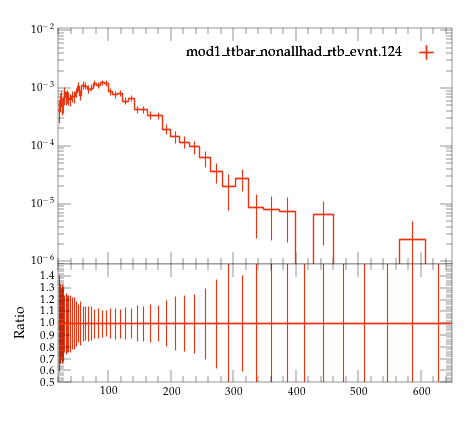

The Python source for this figure:
#! /usr/bin/env python

# This Python script was auto-generated using YODA v2.0.2.
# Analysis object: /MC_TTBAR/onelep_W_pT
# Timestamp: 07-08-2026 (10:19:45)

import matplotlib as mpl
import matplotlib.pyplot as plt
mpl.use('Agg') # comment out for interactive use
import os
import numpy as np

plotDir = os.path.split(os.path.realpath(__file__))[0]
if 'YODA_USER_PLOT_PATH' in globals():
    plot_outdir = globals()['YODA_USER_PLOT_PATH']
else:
    plot_outdir = plotDir

#plot style
plt.style.use(os.path.join(plotDir, '../default.mplstyle'))
# plot metadata
figW, figH = plt.rcParams['figure.figsize']
ax_xLabel = r''
ax_yLabel = r''
ax_title  = r''
ax_xScale = 'linear'
ax_yScale = 'log'
xLims = (20.0, 650.0)
yLims = (9e-07, 0.011000000000000001)

# TeX-friendly labels for the legend
labels = {
    'legend' : ([ r"mod1\_ttbar\_nonallhad\_rtb\_evnt.124" ], r""),
}

# Adjust canvas width and height
canvasW = 10.0
canvasH = 9.0
figW *= canvasW/10.
figH *= canvasH/9.

# Create figure and axis objects
fig, (ax, ratio0_ax) = plt.subplots(2, 1, sharex=True,
                  figsize=(figW,figH), gridspec_kw={'height_ratios': (6.0, 3.0)})

# Set figure margins
plt.subplots_adjust(
    left   = 1.0 * plt.rcParams['figure.subplot.left'],
    right  = 1.0 * plt.rcParams['figure.subplot.right'],
    top    = 1.0 * plt.rcParams['figure.subplot.top'],
    bottom = 1.0 * plt.rcParams['figure.subplot.bottom'])

ratio0_ax.yaxis.set_major_locator(mpl.ticker.MultipleLocator(0.1))
ratio0_ax.set_ylim(0.5, 1.4999)
ratio0_ax.set_ylabel('Ratio')

# the numerical data is stored in a separate file
dataf = dict()
prefix = os.path.split(__file__)[0]
if prefix:    prefix = prefix + '/'
exec(open(prefix+'onelep_W_pT__data.py').read(), dataf)


legend_handles = dict() # keep track of handles for the legend

# style options for curves
# starts at zorder>=5 to draw curve on top of legend
styles = {
  'mod1_ttbar_nonallhad_rtb_evnt.124.yoda.gz': {
    'color' : '#EE3311',
    'linestyle' : '-',
    'linewidth' : 1,
    'marker' : 'none',
    'markersize' : 2,
    'capsize' : 0.0,
    'zorder' : 5,
    'histstyle' : 1,
    'drawstyle' : 'steps-pre',
    'xerrorbars' : 1,
    'yerrorbars' : 1,
    'fillcolor' : None,
    'fillopacity' : 1.0,
    'ratio0_linestyle' : '-',
    'ratio0_linewidth' : 1,
    'ratio0_marker' : 'none',
    'ratio0_markersize' : 2,
    'ratio0_capsize' : 0.0,
    'ratio0_zorder' : 5,
    'ratio0_histstyle' : 1,
    'ratio0_drawstyle' : 'steps-pre',
    'ratio0_xerrorbars' : 1,
    'ratio0_yerrorbars' : 1,
  },
}

# curve from input yoda files in main panel
for label, yvals in dataf['yvals'].items():
    if all(np.isnan(v) for v in dataf['yvals'][label]):
        continue
    tmp = None
    if styles[label]['histstyle']: # draw as histogram
        xpos = dataf['xedges'][label] if styles[label]['drawstyle'] else dataf['xpoints'][label]
        ypos = np.insert(yvals, 0, yvals[0]) if styles[label]['drawstyle'] else yvals
        if styles[label]['fillcolor']: # fill area below curve
            ax.fill_between(xpos, ypos, step='pre',
                            color=styles[label]['fillcolor'],
                            alpha=styles[label]['fillopacity'])
        tmp, = ax.plot(xpos, ypos,
                       color=styles[label]['color'],
                       linestyle=styles[label]['linestyle'],
                       linewidth=styles[label]['linewidth'],
                       drawstyle=styles[label]['drawstyle'], solid_joinstyle='miter',
                       zorder=styles[label]['zorder'], label=label)
    tmp = ax.errorbar(dataf['xpoints'][label], yvals,
                      xerr=np.array(dataf['xerrs'][label])*styles[label]['xerrorbars'],
                      yerr=np.array(dataf['yerrs'][label])*styles[label]['yerrorbars'],
                      fmt=styles[label]['marker'], capsize=styles[label]['capsize'],
                      markersize=styles[label]['markersize'],
                      ecolor=styles[label]['color'],
                      color=styles[label]['color'], zorder=styles[label]['zorder'])
    tmp[-1][0].set_linestyle(styles[label]['linestyle'])
    tmp[-1][0].set_linewidth(styles[label]['linewidth'])
    if label in dataf['add_legend_handle']:  legend_handles[label] = tmp
    for varLabel in dataf['variation_yvals'].keys():
        if varLabel.startswith(label):
            tmp, = ax.plot(dataf['xedges'][label], dataf['variation_yvals'][varLabel],
                           color=styles[label]['color'],
                           linestyle=styles[label]['linestyle'],
                           linewidth=styles[label]['linewidth'],
                           drawstyle='steps-pre', solid_joinstyle='miter',
                           zorder=styles[label]['zorder'], alpha=0.5)


# plots on ratio panel
# curve from input yoda files in ratio panel
for label, yvals in dataf['ratio0_yvals'].items():
    if all(np.isnan(v) for v in yvals):
        continue
    if styles[label]['ratio0_histstyle']: # plot as histogram
        xpos = dataf['xedges']['mod1_ttbar_nonallhad_rtb_evnt.124.yoda.gz'] if styles[label]['ratio0_drawstyle'] else dataf['xpoints']['mod1_ttbar_nonallhad_rtb_evnt.124.yoda.gz']
        ypos = np.insert(yvals, 0, yvals[0]) if styles[label]['ratio0_drawstyle'] else yvals
        ratio0_ax.plot(xpos, ypos,
                       color=styles[label]['color'],
                       linewidth=styles[label]['linewidth'],
                       linestyle=styles[label]['ratio0_linestyle'],
                       drawstyle=styles[label]['ratio0_drawstyle'], zorder=styles[label]['zorder'],
                       solid_joinstyle='miter')
    tmp = ratio0_ax.errorbar(dataf['xpoints']['mod1_ttbar_nonallhad_rtb_evnt.124.yoda.gz'], yvals,
                             xerr=np.array(dataf['ref_xerrs'])*styles[label]['ratio0_xerrorbars'],
                             yerr=np.array(dataf['ratio0_yerrs'][label])*styles[label]['ratio0_yerrorbars'],
                             fmt=styles[label]['ratio0_marker'], capsize=styles[label]['ratio0_capsize'],
                             markersize=styles[label]['ratio0_markersize'],
                             ecolor=styles[label]['color'],
                             color=styles[label]['color'])
    tmp[-1][0].set_linestyle(styles[label]['ratio0_linestyle'])
    tmp[-1][0].set_linewidth(styles[label]['ratio0_linewidth'])

    for varlabel in dataf['ratio0_variation_vals'].keys():
        if varlabel.startswith(label):
            ratio0_ax.plot(dataf['xedges']['mod1_ttbar_nonallhad_rtb_evnt.124.yoda.gz'],
                            dataf['ratio0_variation_vals'][varlabel],
                            color=styles[label]['color'],
                            linestyle=styles[label]['linestyle'],
                            linewidth=styles[label]['linewidth'],
                            drawstyle='steps-pre', solid_joinstyle='miter',
                            zorder=1, alpha=0.5)

legend_items = list(legend_handles.values())
ax.add_artist(ax.legend(legend_items,
                        labels['legend'][0],
                        title=labels['legend'][1],
                        alignment='right',
                        loc='upper right',
                        bbox_to_anchor=(1.0, 0.97),markerfirst=False))

# set plot metadata as defined above
ratio0_ax.set_xlabel(ax_xLabel)
ratio0_ax.xaxis.set_label_coords(1., -0.15)
ax.set_ylabel(ax_yLabel, ha='right', va='top')
ax.yaxis.set_label_coords(-0.11, 1.0)
ax.set_title(ax_title, loc='left')
ax.set_xscale(ax_xScale)
ax.set_yscale(ax_yScale)
ax.set_xlim(xLims)
ax.set_ylim(yLims)

# tick formatting
plt.rcParams['xtick.top'] = True
plt.rcParams['ytick.right'] = True
ax.yaxis.set_major_locator(mpl.ticker.LogLocator(base=10.0, numticks=np.inf))
ax.yaxis.set_minor_locator(mpl.ticker.LogLocator(
                           base=10.0, subs=np.arange(0.1, 1, 0.1), numticks=np.inf))
fig.align_ylabels((ax, ratio0_ax))
plt.savefig(os.path.join(plot_outdir, 'onelep_W_pT.pdf'), format='PDF')
plt.savefig(os.path.join(plot_outdir, 'onelep_W_pT.png'), format='PNG')

plt.close(fig)
